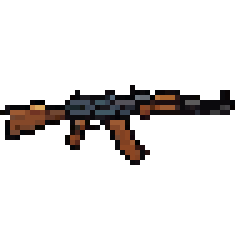
#> input picture dead-horizon-fullscreen-v4/tools/skin_sources/rifle_default.png, 48 x 48 px, found by its file name (shown 5 times larger)
$ python bake_ak_skins.py
#> lines starting #> are read from the running program, lines starting #| are printed output that depends on the picture; after the words box and inside, x2 and y2 are one past the last pixel; in counts of white or black regions, pixels touching at a corner belong together
#!/usr/bin/env python3
"""Bakes the four AK-47 exports (48x48, gun already horizontal / facing right) into game assets.

default            -> assets/weapons/rifle.png (48x24 in-hand sprite, 1:1 pixels), rifle_icon.png (64x24 HUD icon),
                      skins/rifle_default_thumb.png (48x48 shop 'DEFAULT' preview)
rifle_neon_circuit / rifle_royal_bengal / rifle_arctic_ghost
                   -> assets/weapons/skins/<id>/body.png (48x24, drawn in hand), icon.png (64x24), thumb.png (48x48)

game.html measures the muzzle from the DEFAULT sprite (right-most opaque column, mean row of that column), so every skin is
shifted vertically until its barrel row matches the default's. All four exports already end on column 47.
Run from the project root:  python3 tools/bake_ak_skins.py
"""
import os
from PIL import Image
import numpy as np

SRC = 'tools/skin_sources/'
OUT = 'assets/weapons/'
SKINS = ['rifle_neon_circuit', 'rifle_royal_bengal', 'rifle_arctic_ghost']
CROP_TOP = 13            # 24 rows [13..36]: the default gun (rows 17..32) ends up centred on row 12

def tip_row(im):
    a = np.array(im)[:, :, 3]
    xs = np.where((a > 40).any(axis=0))[0]
    return np.where(a[:, xs.max()] > 40)[0].mean()

def bake(src, ref_tip):
    im = Image.open(src).convert('RGBA')
    dy = int(round(ref_tip - tip_row(im)))                  # rows to move the sprite so the barrel lines up with the default
    shifted = Image.new('RGBA', im.size, (0, 0, 0, 0)); shifted.paste(im, (0, dy), im)
    body = shifted.crop((0, CROP_TOP, 48, CROP_TOP + 24))
    icon = Image.new('RGBA', (64, 24), (0, 0, 0, 0)); icon.paste(body, (8, 0), body)
    return body, icon, im

ref = Image.open(SRC + 'rifle_default.png').convert('RGBA')
#> ref is the input picture: PIL image 48x48 RGBA; mean R, G, B, A 6.9, 4.8, 4, 32.3
ref_tip = tip_row(ref)
#> in tip_row, `a = np.array(im)[:, :, 3]`:
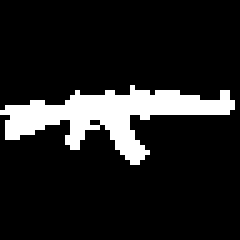
#> a: shape (48, 48) (shown 5 times larger); 12.7% white; 1 white region, box (x1, y1, x2, y2) and area: (0, 17, 47, 33) 292
#> in tip_row, `xs = np.where((a > 40).any(axis=0))[0]`: xs = 47 values from 0 to 46
#> ref_tip = 20.5
body, icon, thumb = bake(SRC + 'rifle_default.png', ref_tip)
#> in bake, `dy = int(round(ref_tip - tip_row(im)))`: dy = 0
#> in bake, `shifted = Image.new('RGBA', im.size, (0, 0, 0, 0))`: shifted: PIL image 48x48 RGBA; every value is 0
#> in bake, `body = shifted.crop((0, CROP_TOP, 48, CROP_TOP + 24))`:
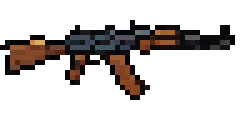
#> body: PIL image 48x24 RGBA (shown 5 times larger); mean R, G, B, A 13.9, 9.5, 8, 64.6; transparent parts drawn white
#> in bake, `icon = Image.new('RGBA', (64, 24), (0, 0, 0, 0))`: icon: PIL image 64x24 RGBA; every value is 0
#> in bake, `icon.paste(body, (8, 0), body)`:
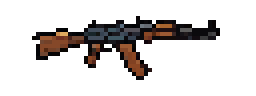
#> icon: PIL image 64x24 RGBA (shown 4 times larger); mean R, G, B, A 10.4, 7.1, 6, 48.5; transparent parts drawn white
os.makedirs(OUT + 'skins', exist_ok=True)
body.save(OUT + 'rifle.png'); icon.save(OUT + 'rifle_icon.png'); thumb.save(OUT + 'skins/rifle_default_thumb.png')
for sid in SKINS:
    body, icon, thumb = bake(SRC + sid + '.png', ref_tip)
#> (the run stopped early here; a loop or call above may not have finished)
